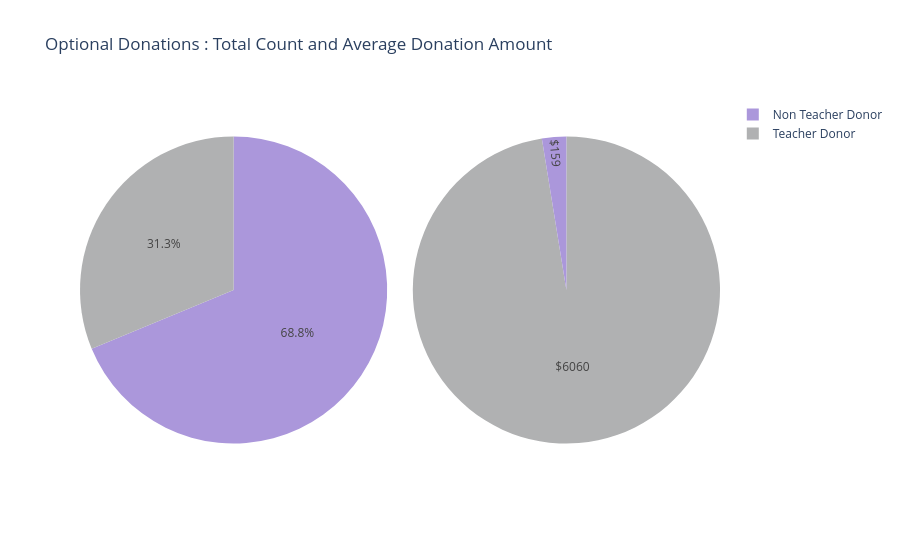

The notebook cell saved with this chart:
### Markdown cell above
### **3.4.2 Donantes docentes vs. no docentes: volumen y monto promedio**
Dos gráficos de pastel lado a lado que comparan el número total de donaciones realizadas por docentes vs. no docentes, junto con el monto promedio que cada grupo aporta por donación (calculado mediante merge de Donors y Donations).

### Code cell
# lets combine donors and donations
combined_df = donations_df.merge(donors_df, on='Donor ID', how='inner')
# combined_df.head(10)

tempdf = combined_df.groupby('Donor Is Teacher').agg({'Donor Is Teacher' : 'count', 'Donation Amount' : 'mean'})
values1 = list(tempdf['Donor Is Teacher'])
values2 = list(tempdf['Donation Amount'])
values2t = [str("$")+str(int(x)) for x in values2]
domain1 = {'x': [0.2, 0.50], 'y': [0.0, 0.33]}
domain2 = {'x': [0.8, 0.50], 'y': [0.0, 0.33]}

labels = list(tempdf.index)
mp={'Yes' : 'Teacher Donor', 'No' : 'Non Teacher Donor'}
labels = [mp[x] for x in labels]
trace1 = go.Pie(labels=labels, values=values1, marker=dict(colors=[  '#75e575', '#ea7c96',]))
trace2 = go.Pie(labels=labels, values=values2, marker=dict(colors=['#75e575', '#ea7c96',]), textinfo = "text", text=values2t)

layout = go.Layout(title='Number of Donations with Optional Donations', width=800, height=400)
# fig = go.Figure(data=[trace1], layout=layout)
# iplot(fig)

layout = go.Layout(title='Average Amount Donated in Optional Donations', width=800, height=400)
# fig = go.Figure(data=[trace2], layout=layout)
# iplot(fig)

fig = {
  "data": [
    {
      "values": values1,
      "labels": labels,
      "domain": {"x": [0, .48]},
    "marker" : dict(colors=[ '#ab97db',  '#b0b1b2']),
      "name": "No. of donations with Optional Donations",
#       "hoverinfo":"label+percent+name",
#       "hole": .4,

      "type": "pie"
    },
    {
      "values": values2,
      "labels": labels,
        "marker" : dict(colors=[ '#ab97db',  '#b0b1b2']),
      "domain": {"x": [.52, 1]},
      "name": "Average Amount Donated in Optional Donations",
        "text" : values2t,
        "textinfo" : "text",
      "type": "pie"
    }],
  "layout": {
        "title":"Optional Donations : Total Count and Average Donation Amount",

    }
}
iplot(fig, filename='donut')

### Figure 1 — Plotly figure (JSON) as saved in the notebook; plotly's stock layout.template omitted (floating-point values rounded to 4 significant figures)
{"data": [{"domain": {"x": [0, 0.48]}, "labels": ["Non Teacher Donor", "Teacher Donor"], "marker": {"colors": ["#ab97db", "#b0b1b2"]}, "name": "No. of donations with Optional Donations", "type": "pie", "values": [22, 10]}, {"domain": {"x": [0.52, 1]}, "labels": ["Non Teacher Donor", "Teacher Donor"], "marker": {"colors": ["#ab97db", "#b0b1b2"]}, "name": "Average Amount Donated in Optional Donations", "text": ["$159", "$6060"], "textinfo": "text", "type": "pie", "values": [159.0, 6060.0]}], "layout": {"title": {"text": "Optional Donations : Total Count and Average Donation Amount"}}}
